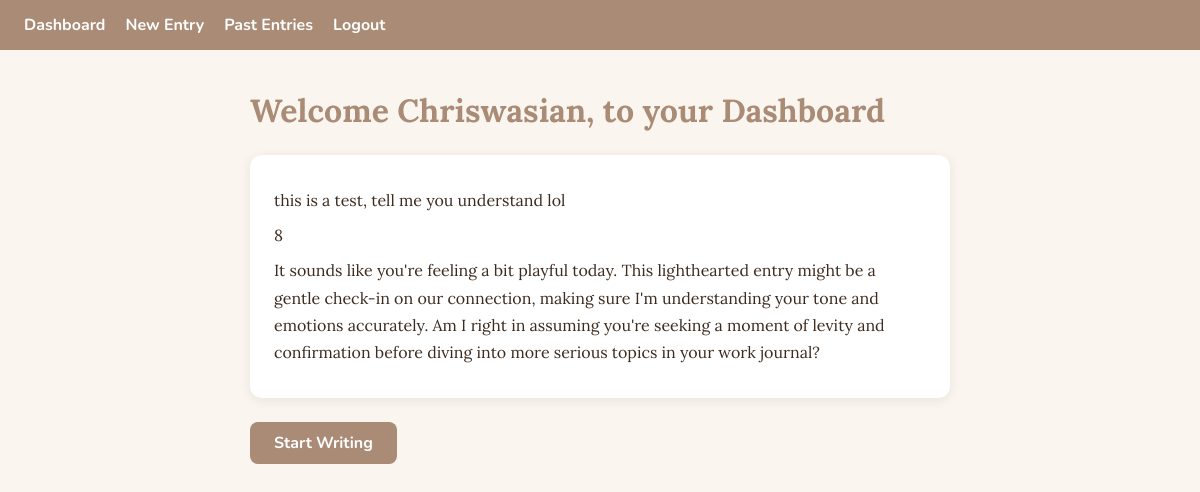
Page /dashboard (signed in) on the earlier database version.
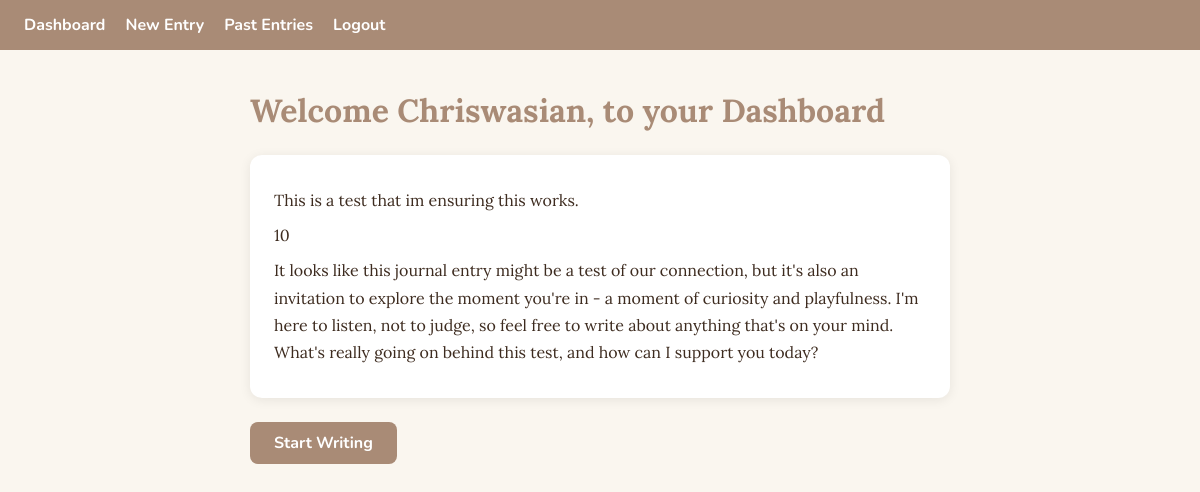
Same page on the later database version.
### app.py (models this page shows)
class User(db.Model, UserMixin):
                id = db.Column(db.Integer, primary_key=True)
                username = db.Column(db.String(80), unique=True, nullable=False)
                email = db.Column(db.String(120), unique=True, nullable=False)
                password = db.Column(db.String(200), nullable=False)
                entries = db.relationship('Entry', backref='owner', lazy=True)

class Entry(db.Model):
                id = db.Column(db.Integer, primary_key=True)
                content = db.Column(db.Text, nullable=False)
                mode = db.Column(db.String(10), default="Personal")
                ai = db.Column(db.Text, nullable=True)
                mood = db.Column(db.Integer, nullable=True)
                created_at = db.Column(db.DateTime, default=datetime.utcnow)
                user_id = db.Column(db.Integer, db.ForeignKey('user.id'), nullable=False)

### app.py (the view)
@app.route('/dashboard')
@login_required
def dashboard():
    entries = Entry.query.filter_by(user_id=current_user.id).order_by(Entry.created_at.desc()).first()
    return render_template('dashboard.html', latest_entry=entries)

### app.py (called while the page is built)
@login_manager.user_loader
def load_user(user_id):
    return User.query.get(int(user_id))

### templates/dashboard.html (shortened to what this page needs)
{% extends 'base.html' %}
{% block content %}
<h1>Welcome {{ current_user.username }}, to your Dashboard</h1>
{% if latest_entry %}
<div class="entry-card">
    <p>{{ latest_entry.content }}</p>
    <p>{{ latest_entry.mood }}</p>
    <p>{{ latest_entry.ai }}</p>
</div>
{% else %}
<p>No entries yet!</p>
{% endif %}
<p><a href="{{ url_for('new_entry') }}" class="btn">Start Writing</a> </p>
{% endblock%}

### templates/base.html (shortened to what this page needs)
<!DOCTYPE html>
<html lang="en">
<head>
    <link rel="stylesheet" href="{{ url_for('static', filename='style.css') }}">
</head>
<body>
    <nav>
        {% if current_user.is_authenticated %}
        <a href="{{ url_for('dashboard') }}">Dashboard</a>
        <a href="{{ url_for('new_entry') }}">New Entry</a>
        <a href="{{ url_for('entries') }}">Past Entries</a>
        <a href="{{ url_for('logout') }}">Logout</a>
        {% else %}
        <a href="{{ url_for('register') }}">Register</a>
        <a href="{{ url_for('login') }}">Login</a>
        {% endif %}
    </nav>
    <main>{% block content %}{% endblock %}</main>
</body>
</html>

### static/style.css (style rules this page uses)
:root { --brown-dark: #A98B76; --brown-mid: #BFA28C; --cream: #F3E4C9; --sage: #BABF94; --text: #3d2b1f; --bg: #faf6ef; --white: #ffffff; }
body { background-color: var(--bg); color: var(--text); font-family: 'Lora', serif; margin: 0; padding: 0; }
nav { background-color: var(--brown-dark); padding: 14px 24px; display: flex; gap: 20px; }
nav a { color: var(--white); text-decoration: none; font-family: 'Nunito', sans-serif; font-weight: 700; }
main { max-width: 700px; margin: 40px auto; padding: 0 20px; }
h1, h2 { font-family: 'Lora', serif; color: var(--brown-dark); }
.entry-card { background-color: var(--white); border-radius: 12px; padding: 24px; box-shadow: 0 2px 12px rgba(0, 0, 0, 0.08); margin: 24px 0; }
.entry-card p { margin: 8px 0; line-height: 1.7; }
.btn { display: inline-block; background-color: var(--brown-dark); color: var(--white); padding: 10px 24px; border-radius: 8px; text-decoration: none; font-family: 'Nunito', sans-serif; font-weight: 700; }

Differences in the rows shown:
removed Entry: content "this is a test, tell me you understand lol", mood "8", ai "It sounds like you're feeling a bit playful today. This lighthearted entry might be a gentle check-in on our connection, making sure I'm understanding your tone and emotions accurately. Am I right in assuming you're seeking a moment of levity and confirmation before diving into more serious topics in your work journal?"
now on this page (row edited): Entry: content "This is a test that im ensuring this works.", mood "10", ai "It looks like this journal entry might be a test of our connection, but it's also an invitation to explore the moment you're in - a moment of curiosity and playfulness. I'm here to listen, not to judge, so feel free to write about anything that's on your mind. What's really going on behind this test, and how can I support you today?"
